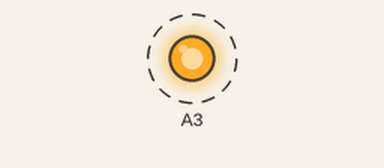
Recording of a sketch running on a simulated Arduino Uno, built with avr-gcc and run on an emulated ATmega328P. Shown: output pins drawn as LEDs (lit = HIGH). Dashed ring = blinking. The local clock reads 2024-03-15 10:24:30 at power-on unless the sketch sets it; what the sketch prints to the serial monitor is not drawn.

Above: at 0.2 s.
Timing chart, 0 to 3.0 s (numbered marks = the images above):
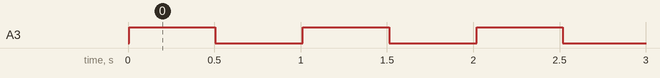

The sketch:

reloj-binario-OK.ino
```cpp
// Date and time functions using a DS1307 RTC connected via I2C and Wire lib
#include <Wire.h>
#include "RTClib.h"

RTC_DS1307 rtc;

//led pins config
int H1 = 13,H2 = A0,h1 = 9,h2 = 10,h4 = 11,h8 = 12;
int M1 = 8;
int M2 = 7;
int M4 = 6;
int m1 = 2;
int m2 = 3;
int m4 = 4;
int m8 = 5;


void setup () {
    Serial.begin(57600);
    Wire.begin();
    rtc.begin();
    //segundero
    pinMode(A3, OUTPUT);
    digitalWrite(A3, LOW);
}

void loop () {
    DateTime now = rtc.now();
    Serial.print(now.year(), DEC);
    Serial.print('/');
    Serial.print(now.month(), DEC);
    Serial.print('/');
    Serial.print(now.day(), DEC);
    Serial.print(" - ");
    Serial.print(now.hour(), DEC);
    Serial.print(':');
    Serial.print(now.minute(), DEC);
    Serial.print(':');
    Serial.print(now.second(), DEC);
    Serial.println();
    Serial.print(" BINARY ");
    Serial.println();
    displayHours(now.hour());
    displayMinutes(now.minute());
    Serial.println();
    Serial.print("=================================================");
    Serial.println();
    Serial.println();
    segundero();
    delay(500);
}
```

time.ino
```cpp
void displayHours(int hora){
 int H =  hora / 10 % 10;
 int h = hora % 10;
 prendeLedsH(H);
 prendeLeds_h(h);
}

void displayMinutes(int minutos){
 int M =  minutos / 10 % 10;
 int m = minutos % 10;
 prendeLedsM(M);
 prendeLeds_m(m);
}

void prendeLedsH(int H){
 Serial.print(H);
 switch (H) {
    case 0:
      digitalWrite(H1, LOW);
      digitalWrite(H2, LOW);
      break;
    case 1:
      digitalWrite(H1, HIGH);
      digitalWrite(H2, LOW);
      break;
    case 2:
      digitalWrite(H1, LOW);
      digitalWrite(H2, HIGH);
      break;
    default:
      // if nothing else matches, do the default
      // default is optional
    break;
  }
}

void prendeLeds_h(int h){
  Serial.print(h);
  switch (h) {
    case 0:
      digitalWrite(h1, LOW);
      digitalWrite(h2, LOW);
      digitalWrite(h4, LOW);
      digitalWrite(h8, LOW);
      break;
    case 1:
      digitalWrite(h1, HIGH);
      digitalWrite(h2, LOW);
      digitalWrite(h4, LOW);
      digitalWrite(h8, LOW);
      break;
    case 2:
      digitalWrite(h1, LOW);
      digitalWrite(h2, HIGH);
      digitalWrite(h4, LOW);
      digitalWrite(h8, LOW);
      break;
    case 3:
      digitalWrite(h1, HIGH);
      digitalWrite(h2, HIGH);
      digitalWrite(h4, LOW);
      digitalWrite(h8, LOW);
      break;
    case 4:
      digitalWrite(h1, LOW);
      digitalWrite(h2, LOW);
      digitalWrite(h4, HIGH);
      digitalWrite(h8, LOW);
      break;
    case 5:
      digitalWrite(h1, HIGH);
      digitalWrite(h2, LOW);
      digitalWrite(h4, HIGH);
      digitalWrite(h8, LOW);
      break;
    case 6:
      digitalWrite(h1, LOW);
      digitalWrite(h2, HIGH);
      digitalWrite(h4, HIGH);
      digitalWrite(h8, LOW);
      break;
    case 7:
      digitalWrite(h1, HIGH);
      digitalWrite(h2, HIGH);
      digitalWrite(h4, HIGH);
      digitalWrite(h8, LOW);
      break;
    case 8:
      digitalWrite(h1, LOW);
      digitalWrite(h2, LOW);
      digitalWrite(h4, LOW);
      digitalWrite(h8, HIGH);
      break;
    case 9:
      digitalWrite(h1, HIGH);
      digitalWrite(h2, LOW);
      digitalWrite(h4, LOW);
      digitalWrite(h8, HIGH);
      break;
    default:
      // if nothing else matches, do the default
      // default is optional
    break;
  }
}

void prendeLedsM(int M){
 Serial.print(M);
 switch (M) {
    case 0:
      digitalWrite(M1, LOW);
      digitalWrite(M2, LOW);
      digitalWrite(M4, LOW);
      break;
    case 1:
      digitalWrite(M1, HIGH);
      digitalWrite(M2, LOW);
      digitalWrite(M4, LOW);
      break;
    case 2:
      digitalWrite(M1, LOW);
      digitalWrite(M2, HIGH);
      digitalWrite(M4, LOW);
      break;
    case 3:
      digitalWrite(M1, HIGH);
      digitalWrite(M2, HIGH);
      digitalWrite(M4, LOW);
      break;
    case 4:
      digitalWrite(M1, LOW);
      digitalWrite(M2, LOW);
      digitalWrite(M4, HIGH);
      break;
    case 5:
      digitalWrite(M1, HIGH);
      digitalWrite(M2, LOW);
      digitalWrite(M4, HIGH);
      break;
    default:
      // if nothing else matches, do the default
      // default is optional
    break;
  }
}

void prendeLeds_m(int m){
  Serial.print(m);
  switch (m) {
    case 0:
      digitalWrite(m1, LOW);
      digitalWrite(m2, LOW);
      digitalWrite(m4, LOW);
      digitalWrite(m8, LOW);
      break;
    case 1:
      digitalWrite(m1, HIGH);
      digitalWrite(m2, LOW);
      digitalWrite(m4, LOW);
      digitalWrite(m8, LOW);
      break;
    case 2:
      digitalWrite(m1, LOW);
      digitalWrite(m2, HIGH);
      digitalWrite(m4, LOW);
      digitalWrite(m8, LOW);
      break;
    case 3:
      digitalWrite(m1, HIGH);
      digitalWrite(m2, HIGH);
      digitalWrite(m4, LOW);
      digitalWrite(m8, LOW);
      break;
    case 4:
      digitalWrite(m1, LOW);
      digitalWrite(m2, LOW);
      digitalWrite(m4, HIGH);
      digitalWrite(m8, LOW);
      break;
    case 5:
      digitalWrite(m1, HIGH);
      digitalWrite(m2, LOW);
      digitalWrite(m4, HIGH);
      digitalWrite(m8, LOW);
      break;
    case 6:
      digitalWrite(m1, LOW);
      digitalWrite(m2, HIGH);
      digitalWrite(m4, HIGH);
      digitalWrite(m8, LOW);
      break;
    case 7:
      digitalWrite(m1, HIGH);
      digitalWrite(m2, HIGH);
      digitalWrite(m4, HIGH);
      digitalWrite(m8, LOW);
      break;
    case 8:
      digitalWrite(m1, LOW);
      digitalWrite(m2, LOW);
      digitalWrite(m4, LOW);
      digitalWrite(m8, HIGH);
      break;
    case 9:
      digitalWrite(m1, HIGH);
      digitalWrite(m2, LOW);
      digitalWrite(m4, LOW);
      digitalWrite(m8, HIGH);
      break;
    default:
      // if nothing else matches, do the default
      // default is optional
    break;
  }
}

void segundero(){
    digitalWrite(A3, HIGH);
    delay(500);
    digitalWrite(A3, LOW);
  }
```

Measured:
- by itself, A3: alternates HIGH for 0.50 s and LOW for 0.51 s
